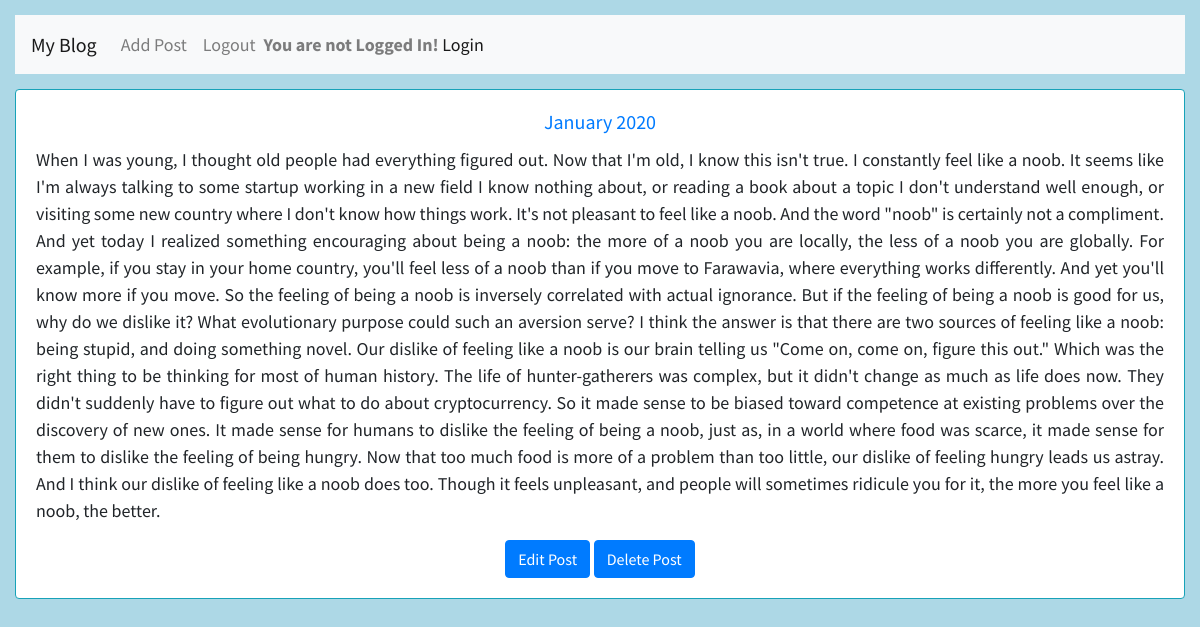
The page /post/34/ on the database its author committed.
### blog/models.py (models this page shows, shortened)
class Post(models.Model):
    title = models.CharField(max_length=200)
    author = models.ForeignKey('auth.User', on_delete=models.CASCADE,)
    body = models.TextField()

### blog/views.py (the view)
# urls.py: path('post/<int:pk>/', BlogDetailView.as_view(), name='post_detail'),
class BlogDetailView(DetailView):
    model = Post
    template_name = 'post_detail.html'

### templates/post_detail.html (shortened to what this page needs)
{% extends 'base.html' %}
{% block content %}
    <div class="row text-center align-items-center">
        <div class="col">
          <div class="card border-info" style="width: 100%;">
            <div class="card-body">
              <h5 class="card-title"><a href="{% url 'post_detail' post.pk %}">{{ post.title }}</a></h5>
              <p class="card-text text-justify" >{{ post.body }}</p>
    <a href="{% url 'post_edit' post.pk %}">
      <button type="submit" value="Edit" class="btn btn-primary">Edit Post</button>
  </a>
  <a href="{% url 'post_delete' post.pk %}">
      <button type="submit" value="Delete" class="btn btn-primary">Delete Post</button>
  </a>
            </div>
          </div>
        </div>
    </div>
{% endblock content %}

### static/css/base.css (style rules this page uses)
body { background-color: lightblue; font-family: 'Source Sans Pro', sans-serif; font-size: 18px; }

### rows shown on the page
Post: title "January 2020", body "When I was young, I thought old people had everything figured out. Now that I'm old, I know this isn't true. I constantly feel like a noob. It seems like I'm always talking to some startup working in a new field I know nothing about, or reading a book about a topic I don't understand well enough, or visiting some new country where I don't know how things work. It's not pleasant to feel like a noob. And the word \"noob\" is certainly not a compliment. And yet today I realized something encouraging about being a noob: the more of a noob you are locally, the less of a noob you are globally. For example, if you stay in your home country, you'll feel less of a noob than if you move to Farawavia,…"
